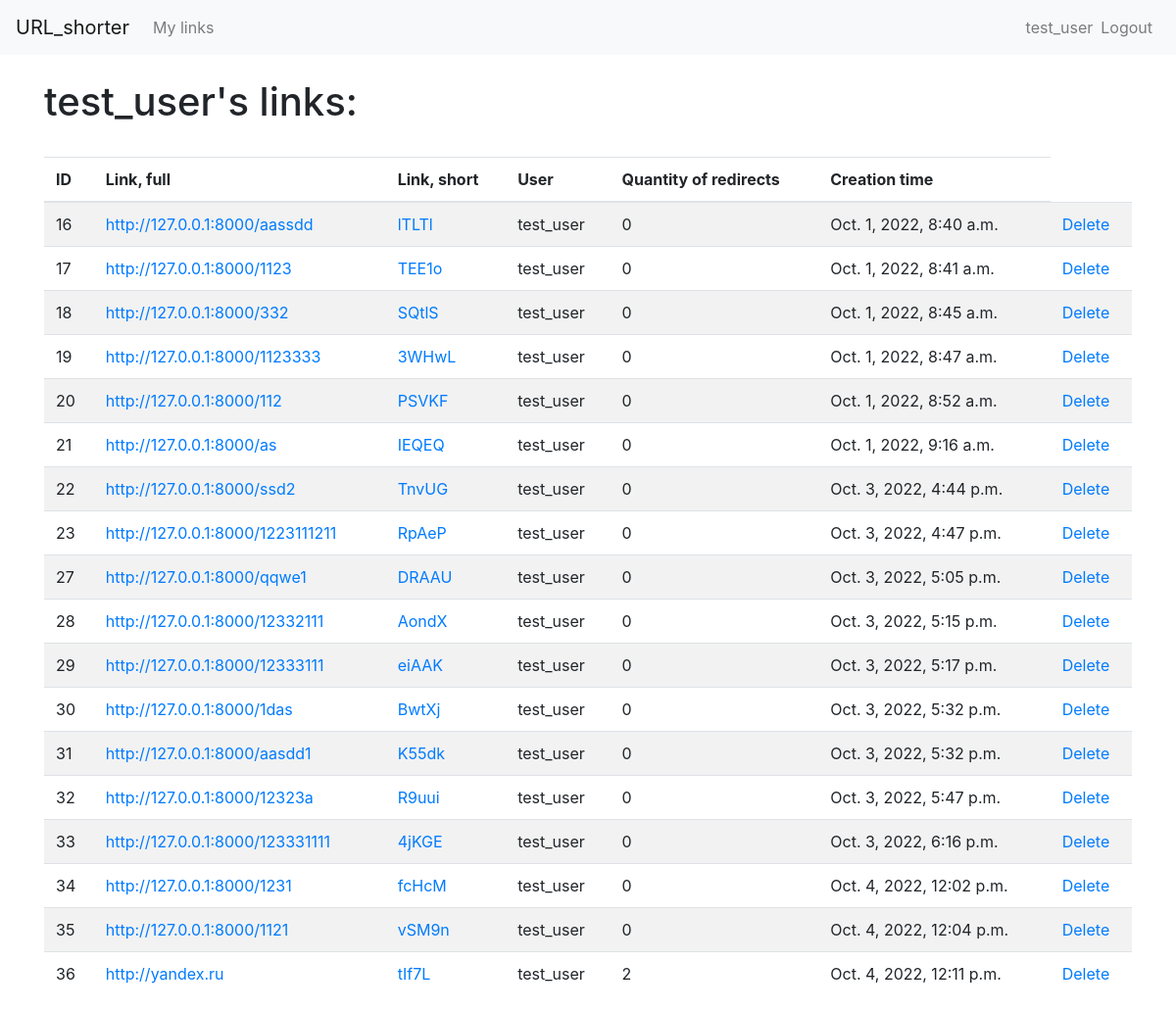
Screenshot of /mylinks/ (signed in) with the database file from the repository.
### url_shorter/models.py (models this page shows)
class URL(models.Model):
    link_full = models.URLField(max_length=500, unique=True)
    link_short = models.CharField(max_length=150, unique=True)
    clicks_quantity = models.IntegerField(default=0)
    creator = models.ForeignKey(User, on_delete=models.CASCADE, null=True)
    time_create = models.DateTimeField(auto_now_add=True)

### url_shorter/views.py (the view)
# urls.py: path('mylinks/', views.UserLink.as_view(), name='users_links'),
class UserLink(LoginRequiredMixin, ListView):
    context_object_name = 'url_list'
    template_name = "users_links.html"
    login_url = reverse_lazy('users_login')
    def get_queryset(self):
        user = self.request.user
        return URL.objects.filter(creator=user)
    def get_context_data(self, **kwargs):
        context = super().get_context_data(**kwargs)
        is_new_link = self.request.session.get("new_link")
        if is_new_link:
            context['new_link'] = is_new_link
            del self.request.session["new_link"]
        return context

### url_shorter/templates/users_links.html (shortened to what this page needs)
{% extends "base.html" %}
{% load bootstrap4 %}
{% block content %}
<div class="container wrapper flex-grow-1">
    <br>
    <h1>{{request.user}}'s links:</h1>
    <br>
    <div class="table-responsive">
        <table class="table table-striped">
            <thead>
                <tr>
                    <th>ID</th>
                    <th>Link, full</th>
                    <th>Link, short</th>
                    <th>User</th>
                    <th>Quantity of redirects</th>
                    <th>Creation time</th>
                </tr>
            </thead>
            <tbody>
                {% for link in url_list %}
                <tr>
                    <td>{{link.id}}</td>
                    <td>
                        <a href={{link.link_full}}>{{link.link_full}}</a>
                    </td>
                    <td>
                        <a href="{% url 'redirect' slug=link.link_short %}">{{link.link_short}}</a>
                    </td>
                    <td>
                        {% if link.creator %}
                            {{link.creator}}
                        {% else %}
                            Anonymous
                        {% endif %}
                    </td>
                    <td>{{link.clicks_quantity}}</td>
                    <td>{{link.time_create}}</td>
                    <td>
                        <a href="{% url 'links_delete' pk=link.id %}">Delete</a>
                    </td>
                </tr>
                {% endfor %}
            </tbody>
        </table>
    </div>
</div>
{% endblock %}

### url_shorter/templates/base.html (shortened to what this page needs)
{% load bootstrap4 %}
{% bootstrap_css %}
{% block bootstrap4_content %}
    <head>
    </head>
    <nav class="navbar navbar-expand-lg navbar-light bg-light">
        <a class="navbar-brand" href="{% url 'home' %}">URL_shorter</a>
        <div class="collapse navbar-collapse" id="navbarSupportedContent">
            <ul class="navbar-nav mr-auto">
                {% if request.user.is_authenticated %}
                <li class="nav-item">
                    <a class="nav-link" href="{% url 'users_links' %}">My links</a>
                </li>
                {% endif %}
            </ul>
            <ul class="navbar-nav">
                {% if request.user.is_authenticated %}
                <li class="nav-item">
                    <span class="navbar-text">
                        {{user.username}}
                    </span>
                </li>
                <li class="nav-item">
                    <a class="nav-link" href="{% url 'users_logout' %}">Logout</a>
                </li>
                {% endif %}
            </ul>
        </div>
    </nav>
{% endblock %}
{% block content %}
{% endblock %}

### rows the page displays
URL: id "16", link_full "http://127.0.0.1:8000/aassdd", link_short "lTLTl", creator "test_user", clicks_quantity "0", time_create "Oct. 1, 2022, 8:40 a.m."
URL: id "17", link_full "http://127.0.0.1:8000/1123", link_short "TEE1o", creator "test_user", clicks_quantity "0", time_create "Oct. 1, 2022, 8:41 a.m."
URL: id "18", link_full "http://127.0.0.1:8000/332", link_short "SQtlS", creator "test_user", clicks_quantity "0", time_create "Oct. 1, 2022, 8:45 a.m."
URL: id "19", link_full "http://127.0.0.1:8000/1123333", link_short "3WHwL", creator "test_user", clicks_quantity "0", time_create "Oct. 1, 2022, 8:47 a.m."
URL: id "20", link_full "http://127.0.0.1:8000/112", link_short "PSVKF", creator "test_user", clicks_quantity "0", time_create "Oct. 1, 2022, 8:52 a.m."
URL: id "21", link_full "http://127.0.0.1:8000/as", link_short "IEQEQ", creator "test_user", clicks_quantity "0", time_create "Oct. 1, 2022, 9:16 a.m."
URL: id "22", link_full "http://127.0.0.1:8000/ssd2", link_short "TnvUG", creator "test_user", clicks_quantity "0", time_create "Oct. 3, 2022, 4:44 p.m."
URL: id "23", link_full "http://127.0.0.1:8000/1223111211", link_short "RpAeP", creator "test_user", clicks_quantity "0", time_create "Oct. 3, 2022, 4:47 p.m."
URL: id "27", link_full "http://127.0.0.1:8000/qqwe1", link_short "DRAAU", creator "test_user", clicks_quantity "0", time_create "Oct. 3, 2022, 5:05 p.m."
URL: id "28", link_full "http://127.0.0.1:8000/12332111", link_short "AondX", creator "test_user", clicks_quantity "0", time_create "Oct. 3, 2022, 5:15 p.m."
URL: id "29", link_full "http://127.0.0.1:8000/12333111", link_short "eiAAK", creator "test_user", clicks_quantity "0", time_create "Oct. 3, 2022, 5:17 p.m."
URL: id "30", link_full "http://127.0.0.1:8000/1das", link_short "BwtXj", creator "test_user", clicks_quantity "0", time_create "Oct. 3, 2022, 5:32 p.m."
URL: id "31", link_full "http://127.0.0.1:8000/aasdd1", link_short "K55dk", creator "test_user", clicks_quantity "0", time_create "Oct. 3, 2022, 5:32 p.m."
URL: id "32", link_full "http://127.0.0.1:8000/12323a", link_short "R9uui", creator "test_user", clicks_quantity "0", time_create "Oct. 3, 2022, 5:47 p.m."
URL: id "33", link_full "http://127.0.0.1:8000/123331111", link_short "4jKGE", creator "test_user", clicks_quantity "0", time_create "Oct. 3, 2022, 6:16 p.m."
URL: id "34", link_full "http://127.0.0.1:8000/1231", link_short "fcHcM", creator "test_user", clicks_quantity "0", time_create "Oct. 4, 2022, 12:02 p.m."
URL: id "35", link_full "http://127.0.0.1:8000/1121", link_short "vSM9n", creator "test_user", clicks_quantity "0", time_create "Oct. 4, 2022, 12:04 p.m."
URL: id "36", link_full "http://yandex.ru", link_short "tIf7L", creator "test_user", clicks_quantity "2", time_create "Oct. 4, 2022, 12:11 p.m."

### other values shown
{{ user.username }} "test_user"
{{ request.user }} "test_user"
